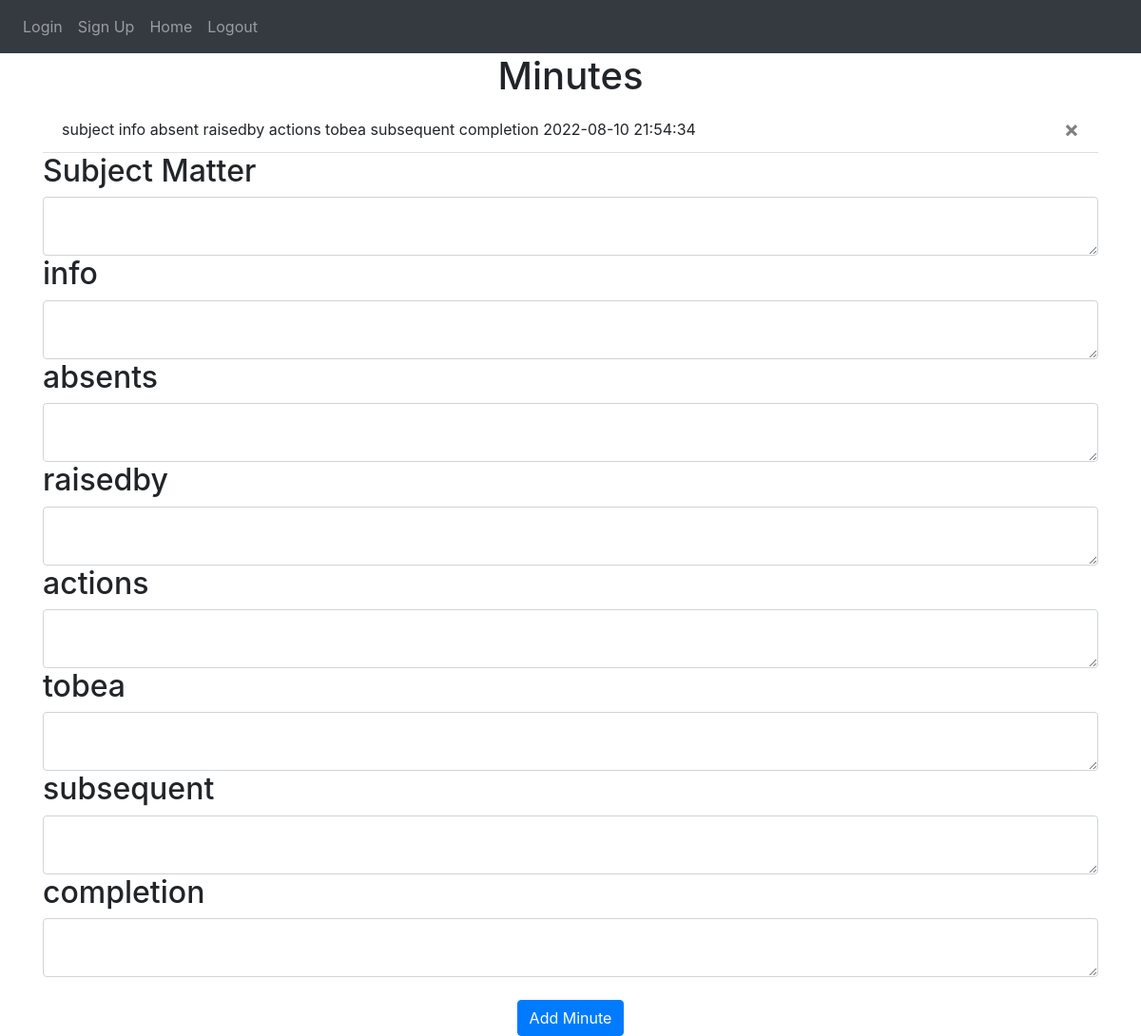
Screenshot of / (signed in) with the database file from the repository.
### Website/models.py (models this page shows)
class Note(db.Model):
    id = db.Column(db.Integer, primary_key=True)
    data = db.Column(db.String(10000))
    date = db.Column(db.DateTime(timezone=True), default=func.now())
    subject = db.Column(db.String(32))
    absents = db.Column(db.String(32))
    raisedby = db.Column(db.String(32))
    actions = db.Column(db.String(1000))
    tobea = db.Column(db.String(1000))
    subsequent = db.Column(db.String(1000))
    completion = db.Column(db.String(1000))
    user_id = db.Column(db.Integer, db.ForeignKey('user.id'))

### Website/views.py (the view, shortened to what this page needs)
@views.route('/', methods=['GET', 'POST'])
@login_required
def home():
    return render_template("home.html", user=current_user)

### Website/__init__.py (called while the page is built)
def create_app():
    app = Flask(__name__)
    app.config['SECRET_KEY'] = 'genshin'
    app.config['SQLALCHEMY_DATABASE_URI'] = f'sqlite:///{DB_NAME}'
    db.init_app(app)
    from .views import views
    from .auth import auth
    app.register_blueprint(views, url_prefix='/')
    app.register_blueprint(auth, url_prefix='/')
    from .models import User, Note
    create_database(app)
    login_manager = LoginManager()
    login_manager.login_view = 'auth.login'
    login_manager.init_app(app)
    @login_manager.user_loader
    def load_user(id):
        return User.query.get(int(id))
    return app

### Website/templates/home.html
{% extends "base.html" %} {% block title %}Home{% endblock %} {% block content
    %}
    <h1 align="center">Minutes</h1>
    <ul class="list-group list-group-flush" id="notes">
      {% for note in user.notes %}
      <li class="list-group-item">
        {{ note.subject }}
        {{ note.data }}
        {{ note.absents }}
        {{ note.raisedby }}
        {{ note.actions }}
        {{ note.tobea }}
        {{ note.subsequent }}
        {{ note.completion }}
        {{ note.date }}
        <button type="button" class="close" onClick="deleteNote({{ note.id }})">
          <span aria-hidden="true">&times;</span>
        </button>
      </li>
      {% endfor %}
    </ul>
    <form method="POST">
      <h2>Subject Matter </h2>
      <textarea name="subject" id="subject" class="form-control"></textarea>
      <h2>info</h2>
      <textarea name="info" id="info" class="form-control"></textarea>
      <h2>absents</h2>
      <textarea name="absents" id="absents" class="form-control"></textarea>
      <h2>raisedby</h2>
      <textarea name="raisedby" id="raisedby" class="form-control"></textarea>
      <h2>actions</h2>
      <textarea name="actions" id="actions" class="form-control"></textarea>
      <h2>tobea</h2>
      <textarea name="tobea" id="tobea" class="form-control"></textarea>
      <h2>subsequent</h2>
      <textarea name="subsequent" id="subsequent" class="form-control"></textarea>
      <h2>completion</h2>
      <textarea name="completion" id="completion" class="form-control"></textarea>
      <br />
      <div align="center">
        <button type="submit" class="btn btn-primary">Add Minute</button>
      </div>
    </form>
    {% endblock %}

### Website/templates/base.html (shortened to what this page needs)
<!DOCTYPE html>
<html lang="en">
<head>
    <link
    rel="stylesheet"
    href="https://stackpath.bootstrapcdn.com/bootstrap/4.4.1/css/bootstrap.min.css"
  />
  <link
    rel="stylesheet"
    href="https://stackpath.bootstrapcdn.com/font-awesome/4.7.0/css/font-awesome.min.css"
  />
</head>
<body>
    <nav class="navbar navbar-expand-lg navbar-dark bg-dark">
        <div class="collapse navbar-collapse" id="navbar">
          <div class="navbar-nav">
            <a class="navbar-item nav-link" id="login" href="/login">Login</a>
            <a class="navbar-item nav-link" id="signUp" href="/sign-up">Sign Up</a>
            <a class="navbar-item nav-link" id="home" href="/home">Home</a>
            <a class="navbar-item nav-link" id="logout" href="/logout">Logout</a>
          </div>
        </div>
    </nav>
<div class="container">
{% block content %}
{% endblock %}
</div>
</body>
</html>

### rows the page displays
Note: subject "subject", data "info", absents "absent", raisedby "raisedby", actions "actions", tobea "tobea", subsequent "subsequent", completion "completion", date "2022-08-10 21:54:34"
